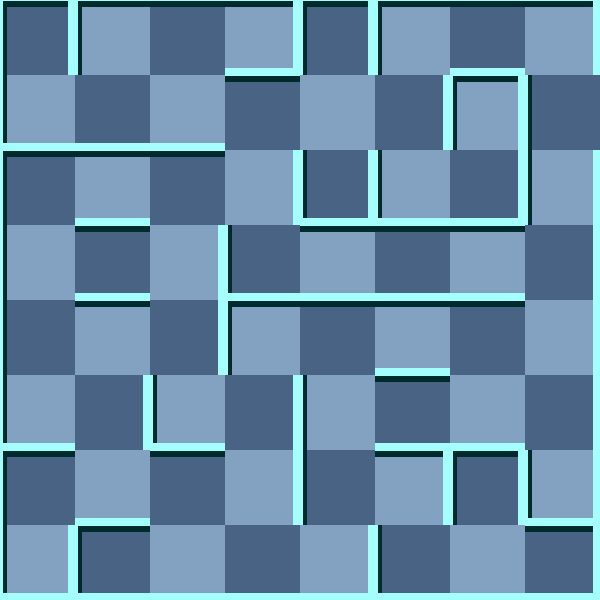

A 2D game scene composited from a Tiled map and its tileset images. What follows is a short description and the map's XML, with each tile layer's data collapsed to a summary:
An orthogonal 8x8 tile map with 75x75 px tiles, 2 tile layers (background, 块层 1) and 5 objects (2x RedMummy, Exit, Player, Trap).

<map version="1.0" orientation="orthogonal" width="8" height="8" tilewidth="75" tileheight="75">
 <tileset firstgid="1" name="wall" tilewidth="75" tileheight="75">
  <image source="gfx/wall.png" width="300" height="375" />
  <tile id="0">
   <properties>
    <property name="ValOfWall" value="0" />
   </properties>
  </tile>
  <tile id="1">
   <properties>
    <property name="ValOfWall" value="1" />
   </properties>
  </tile>
  <tile id="2">
   <properties>
    <property name="ValOfWall" value="2" />
   </properties>
  </tile>
  <tile id="3">
   <properties>
    <property name="ValOfWall" value="3" />
   </properties>
  </tile>
  <tile id="4">
   <properties>
    <property name="ValOfWall" value="4" />
   </properties>
  </tile>
  <tile id="5">
   <properties>
    <property name="ValOfWall" value="5" />
   </properties>
  </tile>
  <tile id="6">
   <properties>
    <property name="ValOfWall" value="6" />
   </properties>
  </tile>
  <tile id="7">
   <properties>
    <property name="ValOfWall" value="7" />
   </properties>
  </tile>
  <tile id="8">
   <properties>
    <property name="ValOfWall" value="8" />
   </properties>
  </tile>
  <tile id="9">
   <properties>
    <property name="ValOfWall" value="9" />
   </properties>
  </tile>
  <tile id="10">
   <properties>
    <property name="ValOfWall" value="10" />
   </properties>
  </tile>
  <tile id="11">
   <properties>
    <property name="ValOfWall" value="11" />
   </properties>
  </tile>
  <tile id="12">
   <properties>
    <property name="ValOfWall" value="12" />
   </properties>
  </tile>
  <tile id="13">
   <properties>
    <property name="ValOfWall" value="13" />
   </properties>
  </tile>
  <tile id="14">
   <properties>
    <property name="ValOfWall" value="14" />
   </properties>
  </tile>
  <tile id="15">
   <properties>
    <property name="ValOfWall" value="15" />
   </properties>
  </tile>
  <tile id="18">
   <properties>
    <property name="ValOfWall" value="-1" />
   </properties>
  </tile>
 </tileset>
 <layer name="background" width="8" height="8">
  <data>[64 cells, 64 non-empty, 2 distinct tile ids]</data>
 </layer>
 <layer name="块层 1" width="8" height="8">
  <data>[64 cells, 64 non-empty, 15 distinct tile ids]</data>
 </layer>
 <objectgroup name="对象层 1" width="8" height="8">
  <object name="Exit" x="600" y="75" />
  <object name="RedMummy" x="450" y="0">
   <properties>
    <property name="value" value="25" />
   </properties>
  </object>
  <object name="RedMummy" x="375" y="225">
   <properties>
    <property name="value" value="21" />
   </properties>
  </object>
  <object name="Player" x="75" y="525">
   <properties>
    <property name="value" value="1" />
   </properties>
  </object>
  <object name="Trap" x="0" y="300">
   <properties>
    <property name="value" value="12" />
   </properties>
  </object>
 </objectgroup>
</map>
